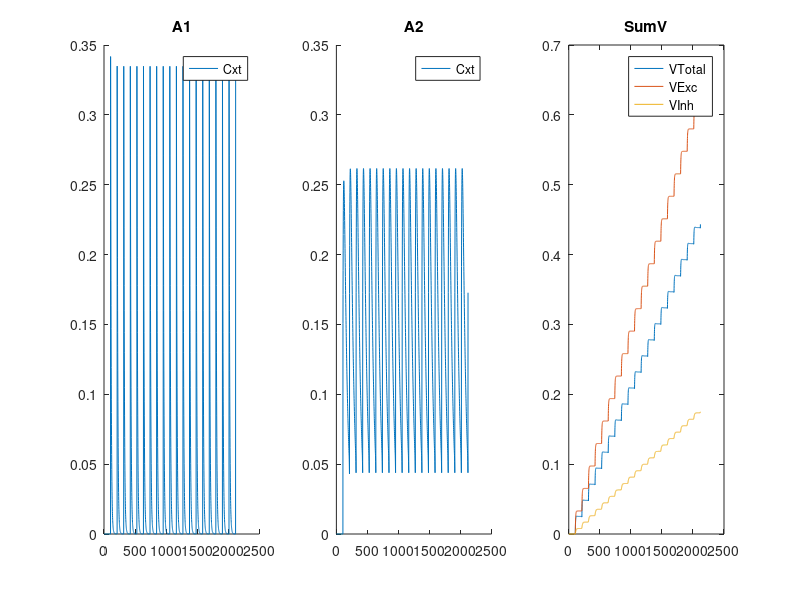

Reproduce this figure in MATLAB.

% Trial structure

%name Each type of stimulus here, provide a unique number that refers to
%the order they are represented in
Cxt = 1;
S1 = 2;
S2 = 3;

% Order of stimuli, 1 = present,0 = not present. Note that each
% presentation is a 'unit' of stimulus change e.g. when only the context is
% present vs when a stimulus is present. rows = stimulus ID, cols = trial/time
S.order =    [0,0,0;
              0,1,1;
              0,0,1];

S.id = [Cxt, S1, S2];
%The duration of each column of S.order in arbitrary time slices
S.dur = [100,5,1];

repeats = 20;
S.order = repmat(S.order,1,repeats);
S.dur = repmat(S.dur,1,repeats);

% Creates a trial_structure variable in time slices where each
trial_structure = zeros(size(S.order,1), sum(S.dur));
index = 0;
for i = 1:size(S.order,2)
    trial_structure(:, index+1:index+S.dur(i)) = repmat(S.order(:,i),1,S.dur(i));
    index = index + S.dur(i);
end


%% Set Up Nodes
% Initialize values
pI = 1;
pA1 = 0;
pA2 = 0;
% Order of states
I = 1;
A1 = 2;
A2 = 3;
states = [I,A1,A2];
num_states = size(states,2);
% list of stimuli in task
num_stimuli = size(trial_structure,1);
% Session length
total_time = size(trial_structure,2);

% Generate Nodes(Stimulus, State, Time)
nodes = zeros(num_stimuli,num_states, total_time);
% Initialize all stimuli in I for first time slice
nodes(:, I, 1) = 1;
%% Paramaters
%Probability of I->A1 when stimulus present. Proportional to stimulus salience
%Stimulus specific
%Mazur/Wagner: 0.6 = US; Short CS = 0.3; Long CS = 0.1;
% default p1 for [Cxt, S1, S2]
% p1 = [0.01;0.1;0.1];
p1 = [0.01;0.1;0.6];

%probability of decay from A1->A2 and A2->I
%pd2 = pd1/5; % Wagner Rule of Thumb [Mazur/Wagner = 0.1/0.02]
% pd1 = 0.1;
% pd2 = 0.02;
pd1 = 0.1;
pd2 = 0.02;

%C1 = Summed proportion of elements in A1 [Mazur/Wagner = 2]
%C2 = Summed proportion of elements in A2 [Mazur/Wagner = 10]
%C1<C2; when no stimuli are present, pd1/pd2 ~ C2/C1
%%%%% Later on these will be used for the following
%Decrement pA1 by [Delta]pA1/C1
%Decrement pA2 by [Delta]pA2/C2
% C1 = 2;
% C2 = 10;
% N.B. This is not implemented in the SOP Simulator (Byers, Mondragon, Alonso, 2017)
C1 = 2;
C2 = 10;


% p_d1 = pd1 + [Delta]pA1,X/C1;
% p_d2 = pd2 + [Delta]pA2,X/C2;
% r1 = contribution of A1 activity in CS(s) to US retrieval into A2
% r2 = contribution of A2 activity in CS(s) to US retrieval into A2
% [Wagner assumes that these proportions make the contribution of CS A2
% activity to be practically negligible]
% r1 = 1 ;
% r2 = 0.01;
% N.B. This is not implemented in the SOP Simulator (Byers, Mondragon, Alonso, 2017)
r1 = 1 ;
r2 = 0.01;

%Separate learning rate parameters for excitatory and inhibitory learning
% L_excitatory = 0.1;
% L_inhibitory = 0.02;
L_excitatory = 0.1;
L_inhibitory = 0.02;

%N.B. general parameter setting rules for a normal simulation
%pd1>pd2; C1/C2 ~ pd2/pd1 = L+/L-; r1>r2 & r2/r1 samll enough to minimise
%second-order spread of activation
%Absolute values here are not as important as relative values

%Bush and Mosteller rule
%p2,US/CS = VCS-US(r1*pA1,CS +r2*pA2.CS), 0<= p2 <= 1,
%Rescorla-Wagner (1972) Summation rule
%p2,US/CS = SumVCS(i)-US(r1*pA1,CS(i) +r2*pA2.CS(i)), 0<= p2 <= 1,

% choose direction of learning i.e. CS-> US only or CS <-> US associations
% possible etc....
% This will be applied to the V_Total variable
% Matrix of all combinaitons of stimuli
% set up such that direction of associations is S1->S2, in rows,cols (S1,S2)
% permissible_assoc  = [0, 1, 1;
%                       1, 0, 1;
%                       1, 1, 0];
% %                   
permissible_assoc  = [0, 1, 1;
                      0, 0, 1;
                      0, 0, 0];
                  
                  


%% Create Matrices to represent Changing states/values over time

%Learning rules
%[Delta]V+_CS-US = L+ * Sum_t(pA1,CS * pA1,US)
%[Delta]V-_CS-US = L- * Sum_t(pA1,CS * pA2,US)
%[Delta]Vtotal_CS-US = [Delta]V+_CS-US - [Delta]V-_CS-US
%L+ > L-

%Distractor Rules - extra variables
%p_d1 = pd1 + [Delta]pA1/C1 (written as p'd1 in Wagner 1981 -> See distractor rules allowing new stimuli to push old stimuli out in addition to base rate of decay)
% proportion of elements to decay from A1->A2
p_d1 = zeros(num_stimuli,total_time);
p_d2 = zeros(num_stimuli,total_time);


%Initialise V+ and V- values per trial. Matrix of all combinaitons of stimuli
% set up such that direction of associations is S1->S2, in rows,cols (S1,S2)
% V_Total = V_excitatory - V_inhibitory
% N.B. Diagonal of this matrix will be the Value of a stimulus to prime
% itself
V_Excitatory = zeros(num_stimuli,num_stimuli,total_time);
V_Inhibitory = zeros(num_stimuli,num_stimuli,total_time);
V_Total = zeros(num_stimuli,num_stimuli,total_time);
DeltaV_Excitatory = zeros(num_stimuli,num_stimuli,total_time);
DeltaV_Inhibitory = zeros(num_stimuli,num_stimuli,total_time);
DeltaV_Total = zeros(num_stimuli,num_stimuli,total_time);

% Change in proportion of elements in each state at each point in time
delta_I_A1 = zeros(num_stimuli);
delta_A1_A2 = zeros(num_stimuli);
delta_A2_I = zeros(num_stimuli);
delta_I_A2 = zeros(num_stimuli);

%% Initialise Learning loop
tic
for t = 2:total_time
    present_stimuli = trial_structure(:,t);
    
    
    
    %(4) I->A2
    %%%%% Calculate the sum V for all stimuli based on all other stimuli. N.B.
    %%%%% removal of diagonals prior to summation is to remove influence of
    %%%%% self cueing
    V_Total_learn = V_Total(:,1:num_stimuli,t-1);
    V_Total_learn = V_Total_learn.*permissible_assoc;
    
    %calculate contribution of sumV Total to p2 i.e. multiply SumV by
    %proportion of elements in A1 and A2
    for i = 1:num_stimuli
        SumV_Total_p2(:,i) = (r1.*nodes(1:num_stimuli,A1,t-1).*V_Total_learn(:,i)) + (r2.*nodes(1:num_stimuli,A2,t-1).*V_Total_learn(:,i));
    end
    %sum the values for all stimuli to create p2. Ensure 0< p2 <1
    p2_S1_S2 = sum(SumV_Total_p2,1)';
    p2_S1_S2(p2_S1_S2<=0) = 0;
    p2_S1_S2(p2_S1_S2>=1) = 1;
    
    %Calulate change in I->A2 based on these probabilities
    delta_I_A2 = p2_S1_S2.*nodes(1:num_stimuli,I,t);
    
    
    %Rescorla-Wagner (1972) Summation rule
    %p2,US/CS = SumVCS(i)-US(r1*pA1,CS(i) +r2*pA2.CS(i)), 0<= p2 <= 1,
    
    %Update I
    nodes(1:num_stimuli,I,t) = nodes(1:num_stimuli,I,t) - delta_I_A2;
    %Update A2
    nodes(1:num_stimuli,A2,t) = nodes(1:num_stimuli,A2,t) + delta_I_A2;
    
    
    
    %(1) I->A1
    %%%%%(i) Calculate elements to remove from I based on current stimuli, p1 and availability in I
    delta_I_A1 = p1.*present_stimuli.*nodes(:,I,t-1);
    %%%%%(ii) Update I
    nodes(:,I,t) = nodes(:,I,t-1) - delta_I_A1;
    %%%%%(iii) Update A1
    nodes(:,A1,t) = nodes(:,A1,t-1) + delta_I_A1;
    
    %(2) A1->A2
    %%%%%(i) Calculate elements to remove from A1 based on p1 and capacity of A1
    p_d1(:,t) = pd1 + sum(delta_I_A1)/C1; % Common decay
    %p_d1(:,t) = pd1 + delta_I_A1./C1;   % Individual decay
    delta_A1_A2 = p_d1(:,t).*nodes(:,A1,t);
    %%%%%(i) Update A1
    nodes(:,A1,t) = nodes(:,A1,t) - delta_A1_A2;
    %%%%%(ii) Update A2
    nodes(:,A2,t) = nodes(:,A2,t-1) + delta_A1_A2;
    
    %(3) A2->I
    %%%%%(i) Calculate elements to remove from A2 based on pd2 and capacity of A1
    p_d2(:,t) = pd2 + sum(delta_A1_A2) + sum(delta_I_A2)/C2;   % Common decay
    %p_d2(:,t) = pd2 + (delta_A1_A2(:,t) + delta_I_A2(:,t))./C2;   % Individual decay
    delta_A2_I(:,t) = p_d2(:,t).*nodes(:,A2,t);
    %%%%%(ii) Update A2
    nodes(:,A2,t) = nodes(:,A2,t) - delta_A2_I(:,t);
    %%%%%(iii) Update I
    nodes(:,I,t) = nodes(:,I,t) + delta_A2_I(:,t);
    
    
    
    
    %(5) Update associative weights:
    DeltaV_Excitatory(1:num_stimuli,1:num_stimuli,t) = L_excitatory * ((nodes(1:num_stimuli,A1,t)*nodes(1:num_stimuli,A1,t)').*permissible_assoc);
    DeltaV_Inhibitory(1:num_stimuli,1:num_stimuli,t) = L_inhibitory * ((nodes(1:num_stimuli,A1,t)*nodes(1:num_stimuli,A2,t)').*permissible_assoc);
    
    V_Excitatory(1:num_stimuli,1:num_stimuli,t) = V_Excitatory(1:num_stimuli,1:num_stimuli,t-1) + DeltaV_Excitatory(1:num_stimuli,1:num_stimuli,t);
    V_Inhibitory(1:num_stimuli,1:num_stimuli,t) = V_Inhibitory(1:num_stimuli,1:num_stimuli,t-1) + DeltaV_Inhibitory(1:num_stimuli,1:num_stimuli,t);
    
    V_Total(1:num_stimuli,1:num_stimuli,t) = V_Excitatory(1:num_stimuli,1:num_stimuli,t) - V_Inhibitory(1:num_stimuli,1:num_stimuli,t);
    
    
end
toc

figure

subplot(1,3,1)
% plot(squeeze(nodes(Cxt,A1,:)));
title('A1')
hold on
% plot(squeeze(nodes(S1,A1,:)));
plot(squeeze(nodes(S2,A1,:)));
legend('Cxt', 'S1', 'S2')
hold off

subplot(1,3,2)
% plot(squeeze(nodes(Cxt,A2,:)));
title('A2')
hold on
% plot(squeeze(nodes(S1,A2,:)));
plot(squeeze(nodes(S2,A2,:)));
legend('Cxt', 'S1', 'S2')
hold off

subplot(1,3,3)
plot(squeeze(V_Total(S1,S2,:)))
title('SumV')
hold on
plot(squeeze(V_Excitatory(S1,S2,:)))
plot(squeeze(V_Inhibitory(S1,S2,:)))
legend('VTotal', 'VExc', 'VInh')
hold off

% findpeaks(squeeze(nodes(S2,A2,:)))
